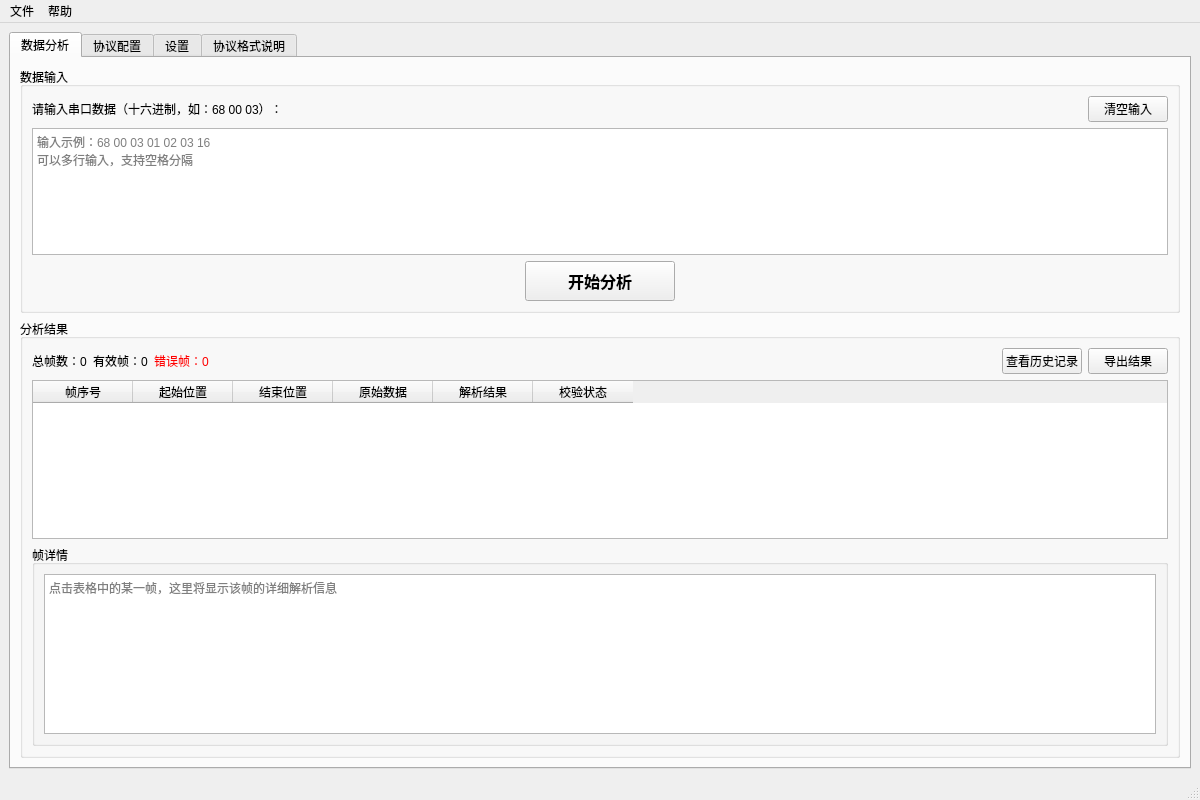
<?xml version="1.0" encoding="UTF-8"?>
<ui version="4.0">
 <class>Main</class>
 <widget class="QMainWindow" name="Main">
  <property name="geometry">
   <rect>
    <x>0</x>
    <y>0</y>
    <width>1200</width>
    <height>800</height>
   </rect>
  </property>
  <property name="windowTitle">
   <string>串口数据分析工具</string>
  </property>
  <widget class="QWidget" name="centralwidget">
   <layout class="QVBoxLayout" name="verticalLayout_main">
    <item>
     <widget class="QTabWidget" name="tabWidget">
      <property name="currentIndex">
       <number>0</number>
      </property>
      <widget class="QWidget" name="tab_data_analyze">
       <attribute name="title">
        <string>数据分析</string>
       </attribute>
       <layout class="QVBoxLayout" name="verticalLayout_analyze">
        <item>
         <widget class="QGroupBox" name="groupBox_input">
          <property name="title">
           <string>数据输入</string>
          </property>
          <layout class="QVBoxLayout" name="verticalLayout_input">
           <item>
            <layout class="QHBoxLayout" name="horizontalLayout_input_controls">
             <item>
              <widget class="QLabel" name="label_input_hint">
               <property name="text">
                <string>请输入串口数据（十六进制，如：68 00 03）：</string>
               </property>
              </widget>
             </item>
             <item>
              <spacer name="horizontalSpacer_input">
               <property name="orientation">
                <enum>Qt::Orientation::Horizontal</enum>
               </property>
               <property name="sizeHint" stdset="0">
                <size>
                 <width>40</width>
                 <height>20</height>
                </size>
               </property>
              </spacer>
             </item>
             <item>
              <widget class="QPushButton" name="btn_clear_input">
               <property name="text">
                <string>清空输入</string>
               </property>
              </widget>
             </item>
            </layout>
           </item>
           <item>
            <widget class="QTextEdit" name="textEdit_input">
             <property name="placeholderText">
              <string>输入示例：68 00 03 01 02 03 16
可以多行输入，支持空格分隔</string>
             </property>
            </widget>
           </item>
           <item>
            <layout class="QHBoxLayout" name="horizontalLayout_analyze_btn">
             <item>
              <spacer name="horizontalSpacer_btn_left">
               <property name="orientation">
                <enum>Qt::Orientation::Horizontal</enum>
               </property>
               <property name="sizeHint" stdset="0">
                <size>
                 <width>40</width>
                 <height>20</height>
                </size>
               </property>
              </spacer>
             </item>
             <item>
              <widget class="QPushButton" name="btn_analyze">
               <property name="minimumSize">
                <size>
                 <width>150</width>
                 <height>40</height>
                </size>
               </property>
               <property name="font">
                <font>
                 <pointsize>12</pointsize>
                 <bold>true</bold>
                </font>
               </property>
               <property name="text">
                <string>开始分析</string>
               </property>
              </widget>
             </item>
             <item>
              <spacer name="horizontalSpacer_btn_right">
               <property name="orientation">
                <enum>Qt::Orientation::Horizontal</enum>
               </property>
               <property name="sizeHint" stdset="0">
                <size>
                 <width>40</width>
                 <height>20</height>
                </size>
               </property>
              </spacer>
             </item>
            </layout>
           </item>
          </layout>
         </widget>
        </item>
        <item>
         <widget class="QGroupBox" name="groupBox_result">
          <property name="title">
           <string>分析结果</string>
          </property>
          <layout class="QVBoxLayout" name="verticalLayout_result">
           <item>
            <layout class="QHBoxLayout" name="horizontalLayout_result_info">
             <item>
              <widget class="QLabel" name="label_total_frames">
               <property name="text">
                <string>总帧数：0</string>
               </property>
              </widget>
             </item>
             <item>
              <widget class="QLabel" name="label_valid_frames">
               <property name="text">
                <string>有效帧：0</string>
               </property>
              </widget>
             </item>
             <item>
              <widget class="QLabel" name="label_error_frames">
               <property name="styleSheet">
                <string notr="true">color: red;</string>
               </property>
               <property name="text">
                <string>错误帧：0</string>
               </property>
              </widget>
             </item>
             <item>
              <spacer name="horizontalSpacer_result_info">
               <property name="orientation">
                <enum>Qt::Orientation::Horizontal</enum>
               </property>
               <property name="sizeHint" stdset="0">
                <size>
                 <width>40</width>
                 <height>20</height>
                </size>
               </property>
              </spacer>
             </item>
             <item>
              <widget class="QPushButton" name="btn_view_history">
               <property name="text">
                <string>查看历史记录</string>
               </property>
              </widget>
             </item>
             <item>
              <widget class="QPushButton" name="btn_export_result">
               <property name="text">
                <string>导出结果</string>
               </property>
              </widget>
             </item>
            </layout>
           </item>
           <item>
            <widget class="QTableWidget" name="tableWidget_frames">
             <property name="editTriggers">
              <set>QAbstractItemView::EditTrigger::NoEditTriggers</set>
             </property>
             <property name="alternatingRowColors">
              <bool>true</bool>
             </property>
             <property name="selectionBehavior">
              <enum>QAbstractItemView::SelectionBehavior::SelectRows</enum>
             </property>
             <property name="sortingEnabled">
              <bool>false</bool>
             </property>
             <column>
              <property name="text">
               <string>帧序号</string>
              </property>
             </column>
             <column>
              <property name="text">
               <string>起始位置</string>
              </property>
             </column>
             <column>
              <property name="text">
               <string>结束位置</string>
              </property>
             </column>
             <column>
              <property name="text">
               <string>原始数据</string>
              </property>
             </column>
             <column>
              <property name="text">
               <string>解析结果</string>
              </property>
             </column>
             <column>
              <property name="text">
               <string>校验状态</string>
              </property>
             </column>
            </widget>
           </item>
           <item>
            <widget class="QGroupBox" name="groupBox_frame_detail">
             <property name="title">
              <string>帧详情</string>
             </property>
             <layout class="QVBoxLayout" name="verticalLayout_frame_detail">
              <item>
               <widget class="QTextEdit" name="textEdit_frame_detail">
                <property name="readOnly">
                 <bool>true</bool>
                </property>
                <property name="placeholderText">
                 <string>点击表格中的某一帧，这里将显示该帧的详细解析信息</string>
                </property>
               </widget>
              </item>
             </layout>
            </widget>
           </item>
          </layout>
         </widget>
        </item>
       </layout>
      </widget>
      <widget class="QWidget" name="tab_protocol_config">
       <attribute name="title">
        <string>协议配置</string>
       </attribute>
       <layout class="QVBoxLayout" name="verticalLayout_protocol">
        <item>
         <widget class="QGroupBox" name="groupBox_protocol_basic">
          <property name="title">
           <string>基本协议参数</string>
          </property>
          <layout class="QFormLayout" name="formLayout_protocol">
           <item row="0" column="0">
            <widget class="QLabel" name="label_frame_header">
             <property name="text">
              <string>帧头标识：</string>
             </property>
            </widget>
           </item>
           <item row="0" column="1">
            <layout class="QHBoxLayout" name="horizontalLayout_frame_header">
             <item>
              <widget class="QLineEdit" name="lineEdit_frame_header">
               <property name="placeholderText">
                <string>例如：68</string>
               </property>
              </widget>
             </item>
             <item>
              <widget class="QLabel" name="label_frame_header_hint">
               <property name="text">
                <string>（十六进制）</string>
               </property>
              </widget>
             </item>
            </layout>
           </item>
           <item row="1" column="0">
            <widget class="QLabel" name="label_frame_tail">
             <property name="text">
              <string>帧尾标识：</string>
             </property>
            </widget>
           </item>
           <item row="1" column="1">
            <layout class="QHBoxLayout" name="horizontalLayout_frame_tail">
             <item>
              <widget class="QLineEdit" name="lineEdit_frame_tail">
               <property name="placeholderText">
                <string>例如：16</string>
               </property>
              </widget>
             </item>
             <item>
              <widget class="QLabel" name="label_frame_tail_hint">
               <property name="text">
                <string>（十六进制）</string>
               </property>
              </widget>
             </item>
            </layout>
           </item>
           <item row="2" column="0">
            <widget class="QLabel" name="label_checksum_type">
             <property name="text">
              <string>校验方式：</string>
             </property>
            </widget>
           </item>
           <item row="2" column="1">
            <widget class="QComboBox" name="comboBox_checksum_type">
             <item>
              <property name="text">
               <string>无校验</string>
              </property>
             </item>
             <item>
              <property name="text">
               <string>累加和</string>
              </property>
             </item>
             <item>
              <property name="text">
               <string>CRC16</string>
              </property>
             </item>
             <item>
              <property name="text">
               <string>CRC32</string>
              </property>
             </item>
             <item>
              <property name="text">
               <string>异或校验</string>
              </property>
             </item>
            </widget>
           </item>
           <item row="3" column="0">
            <widget class="QLabel" name="label_checksum_position">
             <property name="text">
              <string>校验码位置：</string>
             </property>
            </widget>
           </item>
           <item row="3" column="1">
            <layout class="QHBoxLayout" name="horizontalLayout_checksum_pos">
             <item>
              <widget class="QRadioButton" name="radioButton_checksum_before_tail">
               <property name="text">
                <string>帧尾前</string>
               </property>
               <property name="checked">
                <bool>true</bool>
               </property>
              </widget>
             </item>
             <item>
              <widget class="QRadioButton" name="radioButton_checksum_after_tail">
               <property name="text">
                <string>帧尾后</string>
               </property>
              </widget>
             </item>
             <item>
              <spacer name="horizontalSpacer_checksum">
               <property name="orientation">
                <enum>Qt::Orientation::Horizontal</enum>
               </property>
               <property name="sizeHint" stdset="0">
                <size>
                 <width>40</width>
                 <height>20</height>
                </size>
               </property>
              </spacer>
             </item>
            </layout>
           </item>
           <item row="4" column="0">
            <widget class="QLabel" name="label_checksum_length">
             <property name="text">
              <string>校验码字节数：</string>
             </property>
            </widget>
           </item>
           <item row="4" column="1">
            <layout class="QHBoxLayout" name="horizontalLayout_checksum_length">
             <item>
              <widget class="QSpinBox" name="spinBox_checksum_length">
               <property name="minimum">
                <number>1</number>
               </property>
               <property name="maximum">
                <number>4</number>
               </property>
               <property name="value">
                <number>1</number>
               </property>
              </widget>
             </item>
             <item>
              <widget class="QLabel" name="label_checksum_length_hint">
               <property name="text">
                <string>字节（1-4）</string>
               </property>
              </widget>
             </item>
             <item>
              <spacer name="horizontalSpacer_checksum_length">
               <property name="orientation">
                <enum>Qt::Orientation::Horizontal</enum>
               </property>
               <property name="sizeHint" stdset="0">
                <size>
                 <width>40</width>
                 <height>20</height>
                </size>
               </property>
              </spacer>
             </item>
            </layout>
           </item>
           <item row="5" column="0">
            <widget class="QLabel" name="label_checksum_range">
             <property name="text">
              <string>校验范围：</string>
             </property>
            </widget>
           </item>
           <item row="5" column="1">
            <layout class="QHBoxLayout" name="horizontalLayout_checksum_range">
             <item>
              <widget class="QLabel" name="label_start_offset">
               <property name="text">
                <string>起始偏移：</string>
               </property>
              </widget>
             </item>
             <item>
              <widget class="QSpinBox" name="spinBox_checksum_start_offset">
               <property name="toolTip">
                <string>从帧头后第几个字节开始（0表示紧跟帧头）</string>
               </property>
               <property name="minimum">
                <number>0</number>
               </property>
               <property name="maximum">
                <number>100</number>
               </property>
               <property name="value">
                <number>0</number>
               </property>
              </widget>
             </item>
             <item>
              <widget class="QLabel" name="label_end_offset">
               <property name="text">
                <string>结束偏移：</string>
               </property>
              </widget>
             </item>
             <item>
              <widget class="QSpinBox" name="spinBox_checksum_end_offset">
               <property name="toolTip">
                <string>负数表示从后往前数，-1表示到校验码前</string>
               </property>
               <property name="minimum">
                <number>-100</number>
               </property>
               <property name="maximum">
                <number>100</number>
               </property>
               <property name="value">
                <number>-1</number>
               </property>
              </widget>
             </item>
             <item>
              <spacer name="horizontalSpacer_checksum_range">
               <property name="orientation">
                <enum>Qt::Orientation::Horizontal</enum>
               </property>
               <property name="sizeHint" stdset="0">
                <size>
                 <width>40</width>
                 <height>20</height>
                </size>
               </property>
              </spacer>
             </item>
            </layout>
           </item>
          </layout>
         </widget>
        </item>
        <item>
         <widget class="QGroupBox" name="groupBox_protocol_fields">
          <property name="title">
           <string>数据字段定义</string>
          </property>
          <layout class="QVBoxLayout" name="verticalLayout_fields">
           <item>
            <layout class="QHBoxLayout" name="horizontalLayout_field_controls">
             <item>
              <widget class="QPushButton" name="btn_add_field">
               <property name="text">
                <string>添加字段</string>
               </property>
              </widget>
             </item>
             <item>
              <widget class="QPushButton" name="btn_delete_field">
               <property name="text">
                <string>删除字段</string>
               </property>
              </widget>
             </item>
             <item>
              <widget class="QPushButton" name="btn_move_up">
               <property name="text">
                <string>上移</string>
               </property>
              </widget>
             </item>
             <item>
              <widget class="QPushButton" name="btn_move_down">
               <property name="text">
                <string>下移</string>
               </property>
              </widget>
             </item>
             <item>
              <spacer name="horizontalSpacer_field_controls">
               <property name="orientation">
                <enum>Qt::Orientation::Horizontal</enum>
               </property>
               <property name="sizeHint" stdset="0">
                <size>
                 <width>40</width>
                 <height>20</height>
                </size>
               </property>
              </spacer>
             </item>
            </layout>
           </item>
           <item>
            <widget class="QTableWidget" name="tableWidget_fields">
             <property name="alternatingRowColors">
              <bool>true</bool>
             </property>
             <property name="selectionBehavior">
              <enum>QAbstractItemView::SelectionBehavior::SelectRows</enum>
             </property>
             <column>
              <property name="text">
               <string>序号</string>
              </property>
             </column>
             <column>
              <property name="text">
               <string>字段名称</string>
              </property>
             </column>
             <column>
              <property name="text">
               <string>字节数</string>
              </property>
             </column>
             <column>
              <property name="text">
               <string>数据类型</string>
              </property>
             </column>
             <column>
              <property name="text">
               <string>说明</string>
              </property>
             </column>
            </widget>
           </item>
          </layout>
         </widget>
        </item>
        <item>
         <layout class="QHBoxLayout" name="horizontalLayout_protocol_buttons">
          <item>
           <spacer name="horizontalSpacer_protocol_buttons">
            <property name="orientation">
             <enum>Qt::Orientation::Horizontal</enum>
            </property>
            <property name="sizeHint" stdset="0">
             <size>
              <width>40</width>
              <height>20</height>
             </size>
            </property>
           </spacer>
          </item>
          <item>
           <widget class="QPushButton" name="btn_save_protocol">
            <property name="text">
             <string>保存协议</string>
            </property>
           </widget>
          </item>
          <item>
           <widget class="QPushButton" name="btn_load_protocol">
            <property name="text">
             <string>加载协议</string>
            </property>
           </widget>
          </item>
          <item>
           <widget class="QPushButton" name="btn_reset_protocol">
            <property name="text">
             <string>重置</string>
            </property>
           </widget>
          </item>
         </layout>
        </item>
       </layout>
      </widget>
      <widget class="QWidget" name="tab_settings">
       <attribute name="title">
        <string>设置</string>
       </attribute>
       <layout class="QVBoxLayout" name="verticalLayout_settings">
        <item>
         <widget class="QGroupBox" name="groupBox_display_settings">
          <property name="title">
           <string>显示设置</string>
          </property>
          <layout class="QFormLayout" name="formLayout_display">
           <item row="0" column="0">
            <widget class="QLabel" name="label_font_size">
             <property name="text">
              <string>字体大小：</string>
             </property>
            </widget>
           </item>
           <item row="0" column="1">
            <widget class="QSpinBox" name="spinBox_font_size">
             <property name="minimum">
              <number>8</number>
             </property>
             <property name="maximum">
              <number>24</number>
             </property>
             <property name="value">
              <number>10</number>
             </property>
            </widget>
           </item>
           <item row="1" column="0">
            <widget class="QLabel" name="label_theme">
             <property name="text">
              <string>主题：</string>
             </property>
            </widget>
           </item>
           <item row="1" column="1">
            <widget class="QComboBox" name="comboBox_theme">
             <item>
              <property name="text">
               <string>浅色主题</string>
              </property>
             </item>
             <item>
              <property name="text">
               <string>深色主题</string>
              </property>
             </item>
            </widget>
           </item>
          </layout>
         </widget>
        </item>
        <item>
         <widget class="QGroupBox" name="groupBox_color_settings">
          <property name="title">
           <string>字段类型颜色配置</string>
          </property>
          <layout class="QVBoxLayout" name="verticalLayout_color">
           <item>
            <widget class="QLabel" name="label_color_hint">
             <property name="text">
              <string>配置不同字段类型在分析结果中的显示颜色：</string>
             </property>
            </widget>
           </item>
           <item>
            <widget class="QScrollArea" name="scrollArea_colors">
             <property name="widgetResizable">
              <bool>true</bool>
             </property>
             <widget class="QWidget" name="scrollAreaWidgetContents_colors">
              <property name="geometry">
               <rect>
                <x>0</x>
                <y>0</y>
                <width>400</width>
                <height>300</height>
               </rect>
              </property>
              <layout class="QGridLayout" name="gridLayout_colors"/>
             </widget>
            </widget>
           </item>
           <item>
            <layout class="QHBoxLayout" name="horizontalLayout_color_buttons">
             <item>
              <widget class="QPushButton" name="btn_reset_colors">
               <property name="text">
                <string>恢复默认颜色</string>
               </property>
              </widget>
             </item>
             <item>
              <spacer name="horizontalSpacer_color">
               <property name="orientation">
                <enum>Qt::Horizontal</enum>
               </property>
               <property name="sizeHint" stdset="0">
                <size>
                 <width>40</width>
                 <height>20</height>
                </size>
               </property>
              </spacer>
             </item>
            </layout>
           </item>
          </layout>
         </widget>
        </item>
        <item>
         <widget class="QGroupBox" name="groupBox_about">
          <property name="title">
           <string>关于</string>
          </property>
          <layout class="QVBoxLayout" name="verticalLayout_about">
           <item>
            <widget class="QLabel" name="label_version">
             <property name="text">
              <string>版本：V1.0</string>
             </property>
            </widget>
           </item>
           <item>
            <widget class="QLabel" name="label_date">
             <property name="text">
              <string>日期：2025-11-01</string>
             </property>
            </widget>
           </item>
           <item>
            <widget class="QLabel" name="label_description">
             <property name="text">
              <string>串口数据分析工具 - 用于解析和验证串口通信数据帧</string>
             </property>
             <property name="wordWrap">
              <bool>true</bool>
             </property>
            </widget>
           </item>
          </layout>
         </widget>
        </item>
        <item>
         <spacer name="verticalSpacer_settings">
          <property name="orientation">
           <enum>Qt::Orientation::Vertical</enum>
          </property>
          <property name="sizeHint" stdset="0">
           <size>
            <width>20</width>
            <height>40</height>
           </size>
          </property>
         </spacer>
        </item>
       </layout>
      </widget>
      <widget class="QWidget" name="tab_protocol_format">
       <attribute name="title">
        <string>协议格式说明</string>
       </attribute>
       <layout class="QVBoxLayout" name="verticalLayout_protocol_format">
        <item>
         <widget class="QTextBrowser" name="textBrowser_format_help">
          <property name="html">
           <string>&lt;!DOCTYPE HTML PUBLIC &quot;-//W3C//DTD HTML 4.0//EN&quot; &quot;http://www.w3.org/TR/REC-html40/strict.dtd&quot;&gt;
&lt;html&gt;&lt;head&gt;&lt;meta name=&quot;qrichtext&quot; content=&quot;1&quot; /&gt;&lt;style type=&quot;text/css&quot;&gt;
p, li { white-space: pre-wrap; }
&lt;/style&gt;&lt;/head&gt;&lt;body style=&quot; font-family:'Sans Serif'; font-size:9pt; font-weight:400; font-style:normal;&quot;&gt;
&lt;h2 style=&quot; margin-top:16px; margin-bottom:12px; margin-left:0px; margin-right:0px; -qt-block-indent:0; text-indent:0px;&quot;&gt;&lt;span style=&quot; font-size:x-large; font-weight:600;&quot;&gt;协议JSON格式说明&lt;/span&gt;&lt;/h2&gt;
&lt;p style=&quot; margin-top:12px; margin-bottom:12px; margin-left:0px; margin-right:0px; -qt-block-indent:0; text-indent:0px;&quot;&gt;本工具支持两种JSON格式，会自动识别并转换：&lt;/p&gt;
&lt;h3 style=&quot; margin-top:14px; margin-bottom:12px; margin-left:0px; margin-right:0px; -qt-block-indent:0; text-indent:0px;&quot;&gt;&lt;span style=&quot; font-size:large; font-weight:600;&quot;&gt;1. 标准格式（推荐）&lt;/span&gt;&lt;/h3&gt;
&lt;pre style=&quot; margin-top:12px; margin-bottom:12px; margin-left:0px; margin-right:0px; -qt-block-indent:0; text-indent:0px; background-color:#f5f5f5;&quot;&gt;{
  &amp;quot;protocol_name&amp;quot;: &amp;quot;协议名称&amp;quot;,
  &amp;quot;version&amp;quot;: &amp;quot;1.0&amp;quot;,
  &amp;quot;description&amp;quot;: &amp;quot;协议说明&amp;quot;,
  &amp;quot;frame_header&amp;quot;: &amp;quot;68&amp;quot;,
  &amp;quot;frame_tail&amp;quot;: &amp;quot;16&amp;quot;,
  &amp;quot;checksum_config&amp;quot;: {
    &amp;quot;checksum_type&amp;quot;: &amp;quot;累加和&amp;quot;,
    &amp;quot;position&amp;quot;: &amp;quot;帧尾前&amp;quot;,
    &amp;quot;start_offset&amp;quot;: 0,
    &amp;quot;end_offset&amp;quot;: -1,
    &amp;quot;checksum_length&amp;quot;: 1
  },
  &amp;quot;fields&amp;quot;: [
    {
      &amp;quot;name&amp;quot;: &amp;quot;字段名&amp;quot;,
      &amp;quot;byte_count&amp;quot;: 1,
      &amp;quot;field_type&amp;quot;: &amp;quot;uint8&amp;quot;,
      &amp;quot;description&amp;quot;: &amp;quot;字段说明&amp;quot;,
      &amp;quot;order&amp;quot;: 0
    }
  ]
}&lt;/pre&gt;
&lt;h3 style=&quot; margin-top:14px; margin-bottom:12px; margin-left:0px; margin-right:0px; -qt-block-indent:0; text-indent:0px;&quot;&gt;&lt;span style=&quot; font-size:large; font-weight:600;&quot;&gt;2. 扩展格式（自动转换）&lt;/span&gt;&lt;/h3&gt;
&lt;pre style=&quot; margin-top:12px; margin-bottom:12px; margin-left:0px; margin-right:0px; -qt-block-indent:0; text-indent:0px; background-color:#f5f5f5;&quot;&gt;{
  &amp;quot;protocol_name&amp;quot;: &amp;quot;工业协议&amp;quot;,
  &amp;quot;fields&amp;quot;: [
    {
      &amp;quot;index&amp;quot;: 0,
      &amp;quot;name&amp;quot;: &amp;quot;字段名&amp;quot;,
      &amp;quot;byte_count&amp;quot;: 1,
      &amp;quot;field_type&amp;quot;: &amp;quot;fixed&amp;quot;,
      &amp;quot;format&amp;quot;: &amp;quot;HEX&amp;quot;,
      &amp;quot;description&amp;quot;: &amp;quot;说明&amp;quot;
    }
  ]
}&lt;/pre&gt;
&lt;h3 style=&quot; margin-top:14px; margin-bottom:12px; margin-left:0px; margin-right:0px; -qt-block-indent:0; text-indent:0px;&quot;&gt;&lt;span style=&quot; font-size:large; font-weight:600;&quot;&gt;字段说明&lt;/span&gt;&lt;/h3&gt;
&lt;ul style=&quot;margin-top: 0px; margin-bottom: 0px; margin-left: 0px; margin-right: 0px; -qt-list-indent: 1;&quot;&gt;&lt;li style=&quot; margin-top:12px; margin-bottom:0px; margin-left:0px; margin-right:0px; -qt-block-indent:0; text-indent:0px;&quot;&gt;&lt;span style=&quot; font-weight:600;&quot;&gt;checksum_type&lt;/span&gt;: 无校验/累加和/异或校验/CRC16/CRC32&lt;/li&gt;
&lt;li style=&quot; margin-top:0px; margin-bottom:0px; margin-left:0px; margin-right:0px; -qt-block-indent:0; text-indent:0px;&quot;&gt;&lt;span style=&quot; font-weight:600;&quot;&gt;start_offset&lt;/span&gt;: 校验起始位置（0=帧头后第一个字节）&lt;/li&gt;
&lt;li style=&quot; margin-top:0px; margin-bottom:0px; margin-left:0px; margin-right:0px; -qt-block-indent:0; text-indent:0px;&quot;&gt;&lt;span style=&quot; font-weight:600;&quot;&gt;end_offset&lt;/span&gt;: 校验结束位置（-1=校验码前）&lt;/li&gt;
&lt;li style=&quot; margin-top:0px; margin-bottom:0px; margin-left:0px; margin-right:0px; -qt-block-indent:0; text-indent:0px;&quot;&gt;&lt;span style=&quot; font-weight:600;&quot;&gt;field_type&lt;/span&gt;: uint8/uint16/uint32/int8/int16/int32/float/double/bytes/string&lt;/li&gt;
&lt;li style=&quot; margin-top:0px; margin-bottom:12px; margin-left:0px; margin-right:0px; -qt-block-indent:0; text-indent:0px;&quot;&gt;&lt;span style=&quot; font-weight:600;&quot;&gt;扩展格式的field_type&lt;/span&gt;: fixed/variable/command/array/checksum（会自动转换）&lt;/li&gt;&lt;/ul&gt;
&lt;h3 style=&quot; margin-top:14px; margin-bottom:12px; margin-left:0px; margin-right:0px; -qt-block-indent:0; text-indent:0px;&quot;&gt;&lt;span style=&quot; font-size:large; font-weight:600;&quot;&gt;提示&lt;/span&gt;&lt;/h3&gt;
&lt;p style=&quot; margin-top:12px; margin-bottom:12px; margin-left:0px; margin-right:0px; -qt-block-indent:0; text-indent:0px;&quot;&gt;1. 可以让AI助手根据协议文档生成JSON文件&lt;/p&gt;
&lt;p style=&quot; margin-top:12px; margin-bottom:12px; margin-left:0px; margin-right:0px; -qt-block-indent:0; text-indent:0px;&quot;&gt;2. 扩展格式会自动转换为标准格式&lt;/p&gt;
&lt;p style=&quot; margin-top:12px; margin-bottom:12px; margin-left:0px; margin-right:0px; -qt-block-indent:0; text-indent:0px;&quot;&gt;3. 帧头、帧尾、校验码无需在fields中定义&lt;/p&gt;
&lt;p style=&quot; margin-top:12px; margin-bottom:12px; margin-left:0px; margin-right:0px; -qt-block-indent:0; text-indent:0px;&quot;&gt;4. 字段顺序会自动按order排序&lt;/p&gt;&lt;/body&gt;&lt;/html&gt;</string>
          </property>
         </widget>
        </item>
       </layout>
      </widget>
     </widget>
    </item>
   </layout>
  </widget>
  <widget class="QMenuBar" name="menubar">
   <property name="geometry">
    <rect>
     <x>0</x>
     <y>0</y>
     <width>1200</width>
     <height>25</height>
    </rect>
   </property>
   <widget class="QMenu" name="menu_file">
    <property name="title">
     <string>文件</string>
    </property>
    <addaction name="action_open"/>
    <addaction name="action_save"/>
    <addaction name="separator"/>
    <addaction name="action_exit"/>
   </widget>
   <widget class="QMenu" name="menu_help">
    <property name="title">
     <string>帮助</string>
    </property>
    <addaction name="action_help"/>
    <addaction name="action_about"/>
   </widget>
   <addaction name="menu_file"/>
   <addaction name="menu_help"/>
  </widget>
  <widget class="QStatusBar" name="statusbar"/>
  <action name="action_open">
   <property name="text">
    <string>打开</string>
   </property>
  </action>
  <action name="action_save">
   <property name="text">
    <string>保存</string>
   </property>
  </action>
  <action name="action_exit">
   <property name="text">
    <string>退出</string>
   </property>
  </action>
  <action name="action_help">
   <property name="text">
    <string>帮助文档</string>
   </property>
  </action>
  <action name="action_about">
   <property name="text">
    <string>关于</string>
   </property>
  </action>
 </widget>
 <resources/>
 <connections/>
</ui>
